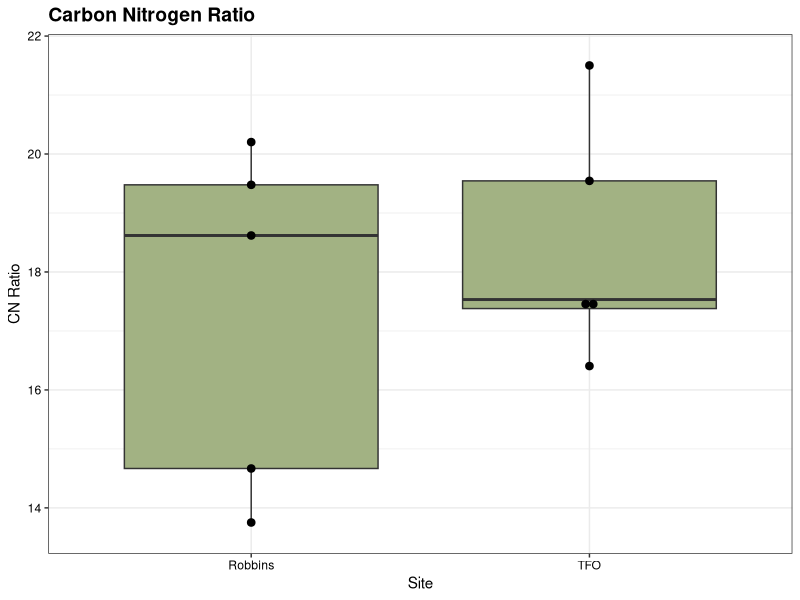

The R script that drew this image:
# Import of tidyverse, and excel reader

library(readxl)
library(tidyverse)

# Creates a data frame of the excel containing the earthworm data

Nutrient_Data <- read_excel("Soil CN and Mass_1Jun24.xlsx")

# Removes the useless columns, and fixes the Quadrat numbers

Clean_Nutrient <- Nutrient_Data|>
  select(-ShortID, -`Mass_(g)_60`, -`Mass_(g)_100`) |>
  mutate(Quadrat = str_pad(Quadrat, width = 4, pad = "0"))

# Filters out the unneeded variables, and creates Carbon Nitrogen Ratio of the depth ranging 0-20 cm

CNRatio_Nutrient <- Clean_Nutrient |>
  filter(Site == "Robbins" | Site == "TFO") |>
  filter(`Depth_(cm)`== "0-10" | `Depth_(cm)` == "10-20" | `Depth_(cm)` == "20+") |>
  filter(Quadrat == "0101" | Quadrat == "0103"| Quadrat == "0105"| Quadrat == "0107"| Quadrat == "0117"| Quadrat == "0204"| Quadrat == "0214"| Quadrat == "0300"| Quadrat == "0306") |>
  group_by(Site, Quadrat) |> 
  mutate(C_N_Ratio = `%C`/ `%N`) |> 
  summarise(`CN Ratio` = mean(C_N_Ratio))

# Creates a box plot showing the data from CNRatio_Nutrient

ggplot(CNRatio_Nutrient, aes(x = Site, y = `CN Ratio`)) +
  labs(title = "Carbon Nitrogen Ratio") + 
  theme_bw() +
  theme(
    plot.title = element_text(face = "bold", size = 14),
    axis.text = element_text(color = "black")
  ) +
  geom_boxplot(fill = "#A2B283") + 
  geom_dotplot(binaxis = "y", stackdir = "center", dotsize = .5)

  

